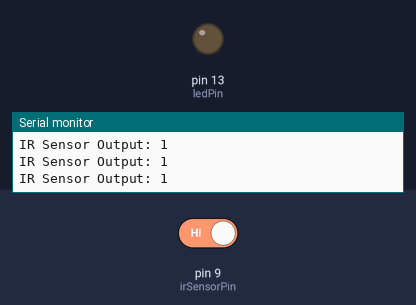
A sketch run on a simulated Arduino Uno, built with avr-gcc and run on an emulated ATmega328P. Parts: output pins drawn as LEDs (lit = HIGH), the last lines printed to the serial monitor. The test bench sets the inputs (shaded band); at power-on: pin 9 (irSensorPin) HIGH.

Above: at 1.2 s.
1.3 s: pin 9 (irSensorPin) driven LOW
At 1.9 s:
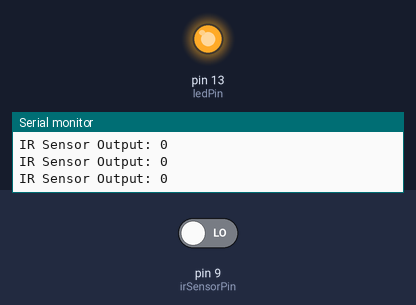
2.8 s: pin 9 (irSensorPin) driven HIGH
At 3.2 s:
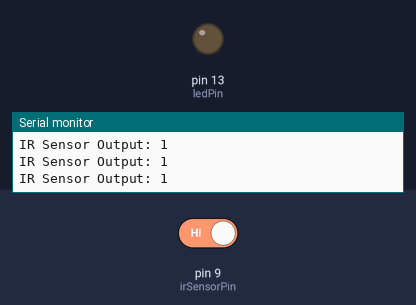
Timing chart, 0 to 5.8 s (numbered marks = the images above; inputs shaded):
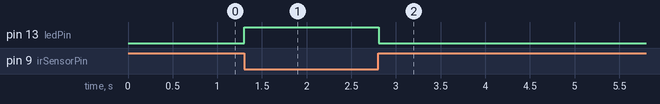

Measured:
- after the input at 1.3 s, pin 13 (ledPin): LOW → HIGH at once
- after the input at 2.8 s, pin 13 (ledPin): HIGH → LOW at once

The sketch:

LedWithIR.ino
```cpp
int ledPin = 13; // LED connected to digital pin 13
int irSensorPin = 9; // IR sensor pin
int thresholdDistance = 50; // Threshold distance for IR sensor

void setup() {
  Serial.begin(9600);
  pinMode(ledPin, OUTPUT); // Set LED pin as output
  pinMode(irSensorPin, INPUT); // Set IR sensor pin as input
}

void loop() {
  int irDistance = digitalRead(irSensorPin);

  Serial.print("IR Sensor Output: ");
  Serial.println(irDistance);

  if (irDistance == LOW) {
    digitalWrite(ledPin, HIGH); // Turn on LED
  } else {
    digitalWrite(ledPin, LOW); // Turn off LED
  }

  delay(100);
}
```
